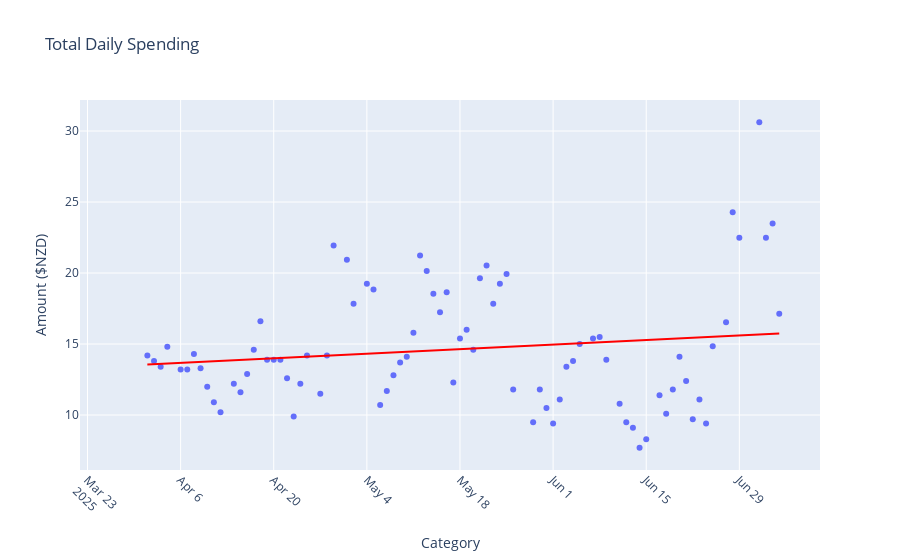

Notebook source saved alongside this figure:
### Code cell
spending_by_day = df_data[df_data["Amount"] < 0].resample("D",on="Date").sum().query("Description != 0").reset_index()
spending_by_day["Amount"] = spending_by_day["Amount"].abs()
spending_by_day["RollingMean"] = spending_by_day["Amount"].rolling(window=5).mean()
spending_by_day_roll = spending_by_day["Amount"].rolling(window=5).mean()
spending_by_day_line = px.scatter(spending_by_day,x="Date",y="RollingMean",title = "Total Daily Spending",
                               trendline="ols",trendline_color_override = "red",hover_name="Description",
                               hover_data=["Category", "Amount"])#The small info in the hover box
spending_by_day_line.update_layout(xaxis_title = "Category",yaxis_title = f"Amount ({CURRENCY_PREFIX})",
                                   xaxis = dict(tickangle=45),)
